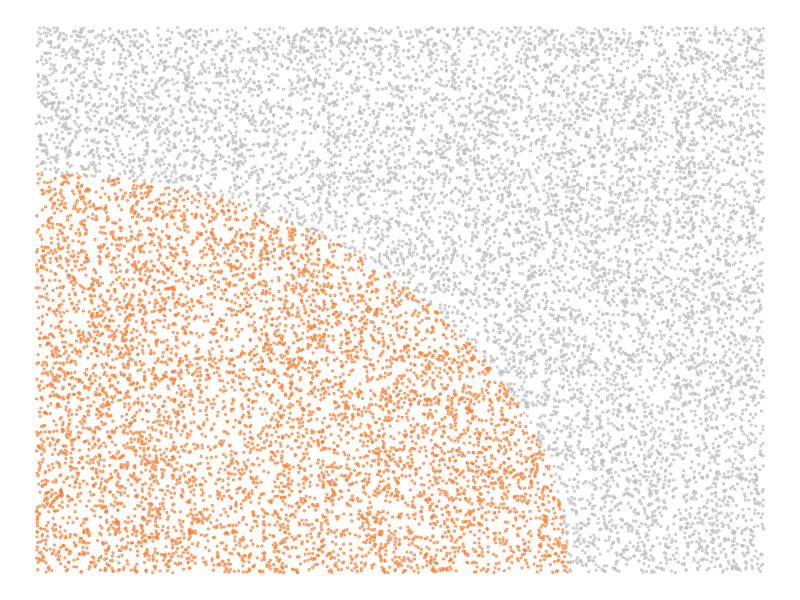
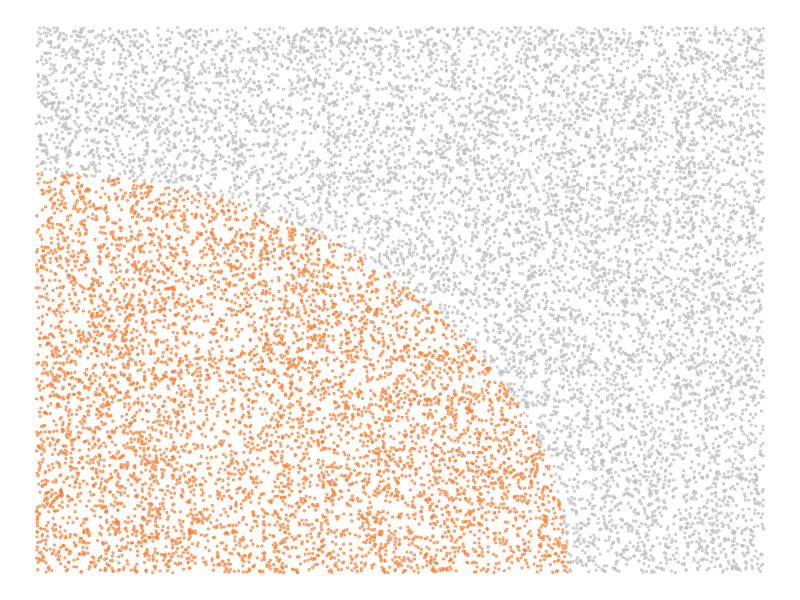

Generate these figures, in order, with R:
library(ggplot2)

setwd('~/Desktop/human-trafficking')

set.seed(42)  # Ensures reproducibility

# Create a dataframe with 16,000 random points
df <- data.frame(
  x = runif(16000, min = 0, max = 100),  # Spread across the full area
  y = runif(16000, min = 0, max = 100)
)

# Assign a default color to all dots
df$group <- "gray"

# Calculate distance from the bottom-left corner (or another chosen corner)
df$distance <- sqrt(df$x^2 + df$y^2)  # Euclidean distance from (0,0)

# Select the 6,000 closest points
corner_selected <- order(df$distance)[1:6758]  # Smallest distances first

# Change their color
df$group[corner_selected] <- "#F9813A"

# Create scatter plot with colors
ggplot(df, aes(x, y, color = group)) +
  geom_point(size = 0.5, alpha = 0.6) +
  scale_color_manual(values = c("gray" = "gray", "#F9813A" = "#F9813A")) +  # Define colors
  theme_void() +  # Remove axes
  theme(legend.position = "none")  # Hide legend


ggsave("women.png", width = 1000 / 100, height = 600 / 100, dpi = 300)